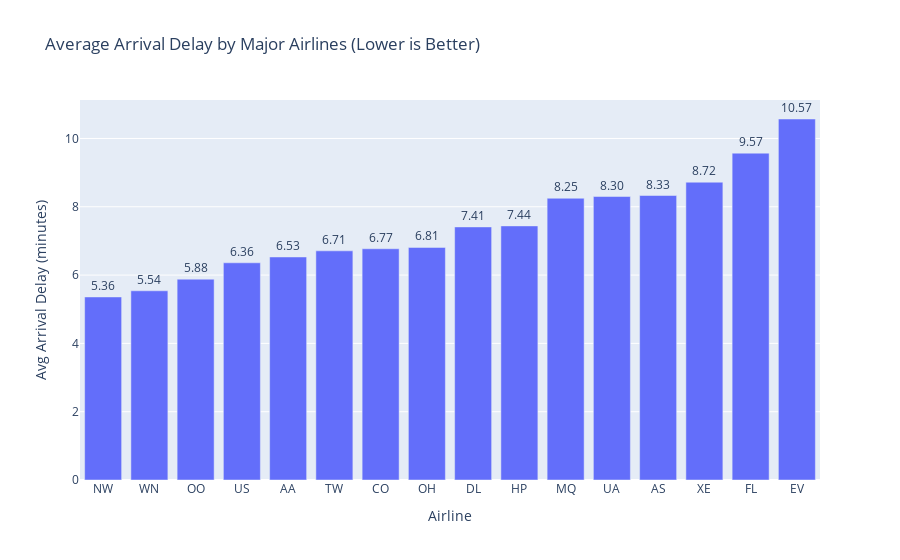

Notebook cell for this chart:
### Code cell
# Average Arrival Delay by Major Airlines Bar Chart

fig = px.bar(
    df_delay,
    x="airline_code",
    y="weighted_avg_arr_delay",
    text="weighted_avg_arr_delay",
    title="Average Arrival Delay by Major Airlines (Lower is Better)",
)

fig.update_traces(
    texttemplate="%{text:.2f}",
    textposition="outside"
)

fig.update_layout(
    xaxis_title="Airline",
    yaxis_title="Avg Arrival Delay (minutes)",
    xaxis_tickangle=0,
    yaxis_zeroline=True,
    uniformtext_minsize=9,
    uniformtext_mode="hide",
)

fig.show()

### Figure 1 — Plotly figure (JSON) as saved in the notebook; plotly's stock layout.template omitted (floating-point values rounded to 4 significant figures)
{"data": [{"hovertemplate": "airline_code=%{x}<br>weighted_avg_arr_delay=%{text}<extra></extra>", "legendgroup": "", "marker": {"color": "#636efa", "pattern": {"shape": ""}}, "name": "", "orientation": "v", "showlegend": false, "text": [5.36, 5.54, 5.88, 6.36, 6.53, 6.71, 6.77, 6.81, 7.41, 7.44, 8.25, 8.3, 8.33, 8.72, 9.57, 10.57], "textposition": "outside", "texttemplate": "%{text:.2f}", "type": "bar", "x": ["NW", "WN", "OO", "US", "AA", "TW", "CO", "OH", "DL", "HP", "MQ", "UA", "AS", "XE", "FL", "EV"], "xaxis": "x", "y": [5.36, 5.54, 5.88, 6.36, 6.53, 6.71, 6.77, 6.81, 7.41, 7.44, 8.25, 8.3, 8.33, 8.72, 9.57, 10.57], "yaxis": "y"}], "layout": {"barmode": "relative", "legend": {"tracegroupgap": 0}, "title": {"text": "Average Arrival Delay by Major Airlines (Lower is Better)"}, "uniformtext": {"minsize": 9, "mode": "hide"}, "xaxis": {"anchor": "y", "domain": [0, 1], "tickangle": 0, "title": {"text": "Airline"}}, "yaxis": {"anchor": "x", "domain": [0, 1], "title": {"text": "Avg Arrival Delay (minutes)"}, "zeroline": true}}}
